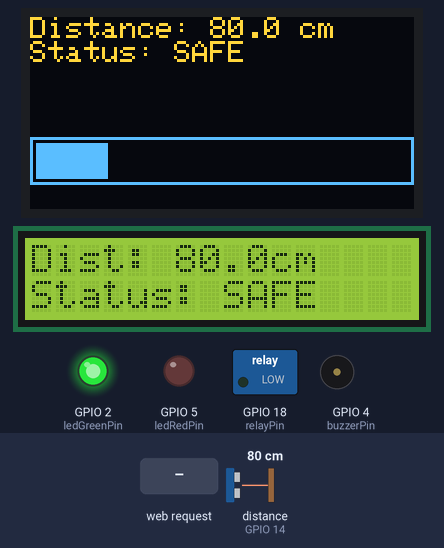
A sketch run on a simulated ESP32. Shown: 128×64 one-colour display, 16×2 character LCD, switched loads named in the sketch (green lamp = pin HIGH), output pins drawn as LEDs (lit = HIGH), buzzer (waves = sounding). Wiring (inferred from the names in the program): ultrasonic range finder: trigger GPIO 13; echo GPIO 14. The inputs (shaded band) are chosen by the test bench; at power-on: distance to the obstacle (sensor on GPIO 14) 80 cm. The echo pulse lasts 58.3 µs per cm; the OLED is the two-colour kind (top 16 rows yellow); WiFi joins after 1.5 s; servers stay silent unless stated; pins used as bus, display or sensor lines are not drawn; what the sketch prints to the serial monitor is not drawn.

Above: at 5.3 s.
5.4 s: distance to the obstacle (sensor on GPIO 14) set to 22 cm
At 6.2 s:
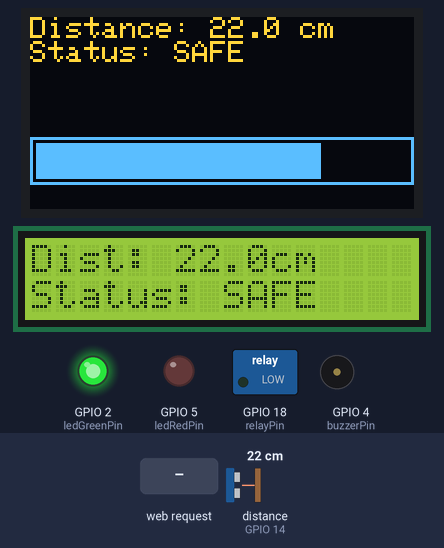
7.0 s: distance to the obstacle (sensor on GPIO 14) set to 18 cm
At 8.3 s:
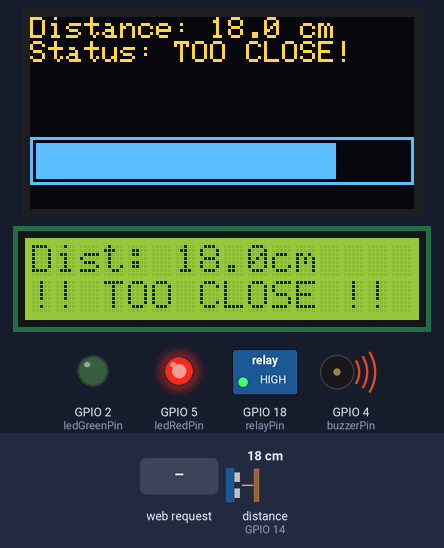
8.7 s: HTTP request GET /setThreshold?value=1 received
At 9.6 s:
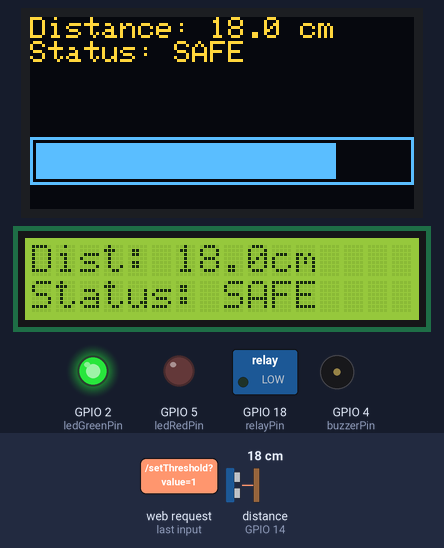
10.3 s: HTTP request GET /setThreshold?value=120 received
At 10.9 s:
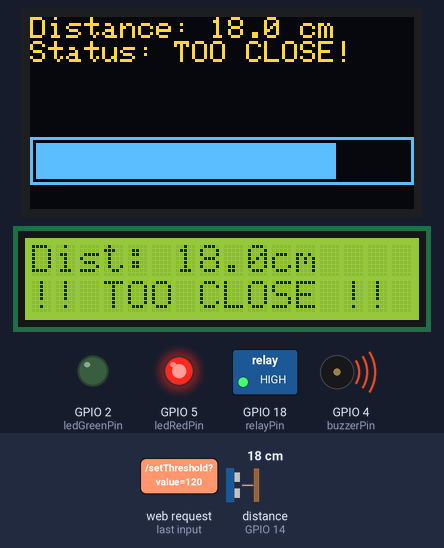
11.9 s: distance to the obstacle (sensor on GPIO 14) set to 2 cm
At 12.6 s:
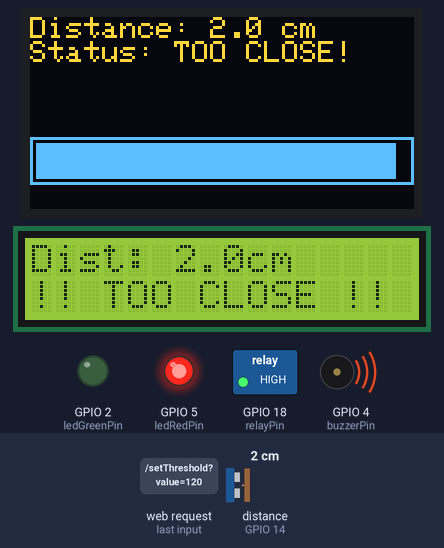
Timing chart, 0 to 14.4 s (numbered marks = the images above; inputs shaded):
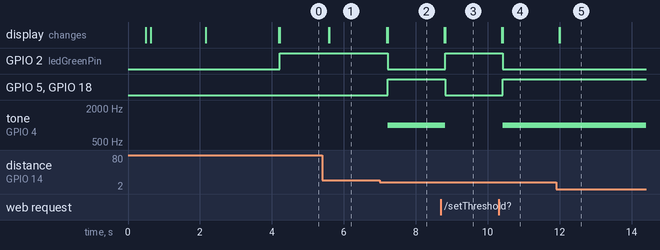

Measured:
- the behaviour switches between 21 and 20 cm on distance to the obstacle (sensor on GPIO 14) (found by bisection; images 1 and 2)
- after the input at 5.4 s, the display: first changes after 0.18 s (image 1 shows a later state)
- after the input at 7.0 s, GPIO 2 (ledGreenPin): HIGH → LOW after 0.21 s; GPIO 5 (ledRedPin), GPIO 18 (relayPin): LOW → HIGH after 0.21 s; tone on GPIO 4 (buzzerPin): silent → 1000 Hz after 0.21 s; the display: first changes after 0.19 s (image 2 shows a later state)
- after the input at 8.7 s, GPIO 2 (ledGreenPin): LOW → HIGH after 0.12 s; GPIO 5 (ledRedPin), GPIO 18 (relayPin): HIGH → LOW after 0.12 s; tone on GPIO 4 (buzzerPin): 1000 Hz → silent after 0.12 s; the display: first changes after 0.09 s (image 3 shows a later state)
- after the input at 10.3 s, GPIO 2 (ledGreenPin): HIGH → LOW after 0.12 s; GPIO 5 (ledRedPin), GPIO 18 (relayPin): LOW → HIGH after 0.12 s; tone on GPIO 4 (buzzerPin): silent → 1000 Hz after 0.12 s; the display: first changes after 0.09 s (image 4 shows a later state)
- after the input at 11.9 s, the display: first changes after 0.09 s (image 5 shows a later state)

The sketch:

sonar_web_monitor.ino
```cpp
 /*
  Sonar Distance Monitor + WiFi Web Server
  ------------------------------------------
  - HC-SR04 measures distance continuously
  - OLED shows distance + a bar graph
  - LCD shows SAFE / TOO CLOSE status text
  - Buzzer (low volume) + Red LED alert when too close
  - Green LED when distance is safe
  - Relay toggles together with the alert (e.g. could trigger a fan/light)
  - WiFi web page (radar style) shows live distance and lets you change
    the alert distance remotely

  Wiring:
    Sonar : VCC->5V, GND->GND, Trig->D13, Echo->D14
    Green LED : D2 (through 220ohm resistor to GND)
    Red LED   : D5 (through 220ohm resistor to GND)
    Buzzer    : D4 (positive), GND (negative)
    Relay IN  : D18
    OLED (I2C): VCC->3.3V, GND->GND, SDA->D21, SCL->D22  (addr 0x3C)
    LCD (I2C) : VCC->5V,   GND->GND, SDA->D21, SCL->D22  (addr 0x27)
      (OLED and LCD share the same SDA/SCL lines - different I2C address)

  Required Libraries:
    - Adafruit SSD1306, Adafruit GFX
    - LiquidCrystal I2C (by Frank de Brabander)
    - WiFi, WebServer (built into ESP32 core)
*/

#include <WiFi.h>
#include <WebServer.h>
#include <Wire.h>
#include <Adafruit_GFX.h>
#include <Adafruit_SSD1306.h>
#include <LiquidCrystal_I2C.h>

// ===== WiFi credentials =====
#include "secrets.h"   // Wi-Fi name/password live here (see secrets.example.h)
const char* ssid = SECRET_WIFI_SSID;
const char* password = SECRET_WIFI_PASS;

// ===== Pins =====
const int trigPin = 13;
const int echoPin = 14;
const int ledGreenPin = 2;
const int ledRedPin = 5;
const int buzzerPin = 4;
const int relayPin = 18;

// ===== Buzzer PWM =====
const int buzzerFreq = 5000;
const int buzzerResolution = 8;
const int buzzerVolume = 20;  // low volume

// ===== Displays =====
#define SCREEN_WIDTH 128
#define SCREEN_HEIGHT 64
Adafruit_SSD1306 display(SCREEN_WIDTH, SCREEN_HEIGHT, &Wire, -1);
LiquidCrystal_I2C lcd(0x27, 16, 2);

WebServer server(80);

// ===== State =====
float distanceCm = 0;
float safeDistance = 20.0;   // cm, adjustable from web page
bool tooClose = false;

unsigned long lastRead = 0;
const unsigned long readInterval = 200;  // read sonar every 200ms

// ---------- Read distance from HC-SR04 ----------
float readDistanceCm() {
  digitalWrite(trigPin, LOW);
  delayMicroseconds(2);
  digitalWrite(trigPin, HIGH);
  delayMicroseconds(10);
  digitalWrite(trigPin, LOW);

  long duration = pulseIn(echoPin, HIGH, 30000); // 30ms timeout (~5m range)
  if (duration == 0) return -1; // no echo received

  float distance = duration * 0.0343 / 2.0; // speed of sound = 343 m/s
  return distance;
}

// ---------- OLED: distance number + bar graph ----------
void updateOLED() {
  display.clearDisplay();
  display.setTextSize(1);
  display.setTextColor(WHITE);
  display.setCursor(0, 0);

  if (distanceCm < 0) {
    display.println("Distance: ---");
  } else {
    display.println("Distance: " + String(distanceCm, 1) + " cm");
  }
  display.println(tooClose ? "Status: TOO CLOSE!" : "Status: SAFE");

  // Bar graph: closer = longer bar, cap at 100cm for scale
  int barMax = 100;
  float d = (distanceCm < 0) ? barMax : distanceCm;
  if (d > barMax) d = barMax;
  int filled = map((int)(barMax - d), 0, barMax, 0, SCREEN_WIDTH - 4);

  display.drawRect(0, 40, SCREEN_WIDTH, 16, WHITE);
  display.fillRect(2, 42, filled, 12, WHITE);

  display.display();
}

// ---------- LCD: simple status text ----------
void updateLCD() {
  lcd.setCursor(0, 0);
  lcd.print("Dist: ");
  if (distanceCm < 0) {
    lcd.print("---   ");
  } else {
    lcd.print(String(distanceCm, 1) + "cm  ");
  }

  lcd.setCursor(0, 1);
  lcd.print(tooClose ? "!! TOO CLOSE !! " : "Status: SAFE    ");
}

// ---------- Alerts ----------
void updateAlerts() {
  if (tooClose) {
    digitalWrite(ledRedPin, HIGH);
    digitalWrite(ledGreenPin, LOW);
    digitalWrite(relayPin, HIGH);
    ledcWriteTone(buzzerPin, 1000);
    ledcWrite(buzzerPin, buzzerVolume);
  } else {
    digitalWrite(ledRedPin, LOW);
    digitalWrite(ledGreenPin, HIGH);
    digitalWrite(relayPin, LOW);
    ledcWrite(buzzerPin, 0);
  }
}

// ---------- Web page (radar style) ----------
const char INDEX_HTML[] PROGMEM = R"rawliteral(
<!DOCTYPE html>
<html>
<head>
<meta name="viewport" content="width=device-width, initial-scale=1">
<title>Sonar Radar</title>
<style>
  body{margin:0;background:#020a03;color:#39ff6a;font-family:"Courier New",monospace;text-align:center;padding:16px;}
  h1{font-size:20px;letter-spacing:4px;margin:6px 0 10px;text-shadow:0 0 8px #39ff6a;}
  canvas{background:#031208;border:2px solid #1c7a35;border-radius:50%;max-width:92vw;box-shadow:0 0 25px #0b4d1c inset,0 0 18px #0b4d1c;}
  #dist{font-size:44px;margin-top:10px;text-shadow:0 0 10px #39ff6a;}
  #status{font-size:20px;letter-spacing:3px;margin-top:4px;}
  .danger{color:#ff4d4d;text-shadow:0 0 10px #ff4d4d;}
  .panel{margin:16px auto 0;max-width:320px;border:1px solid #1c7a35;border-radius:10px;padding:12px;}
  input{width:80px;padding:6px;background:#031208;color:#39ff6a;border:1px solid #39ff6a;border-radius:6px;text-align:center;font-family:inherit;font-size:16px;}
  button{margin-left:8px;padding:7px 16px;background:#39ff6a;color:#031208;border:none;border-radius:6px;font-family:inherit;font-weight:bold;cursor:pointer;}
</style>
</head>
<body>
<h1>SONAR RADAR</h1>
<canvas id="radar" width="320" height="320"></canvas>
<div id="dist">-- cm</div>
<div id="status">SCANNING</div>
<div class="panel">
  ALERT DISTANCE (cm)<br><br>
  <input type="number" id="thresholdInput" value="20">
  <button onclick="updateThreshold()">SET</button>
</div>

<script>
var cv = document.getElementById('radar'), ctx = cv.getContext('2d');
var cx = 160, cy = 160, R = 150, MAXD = 100;
var angle = 0, dist = -1, tooClose = false, threshold = 20;

function draw(){
  ctx.clearRect(0,0,320,320);

  // rings
  ctx.strokeStyle = '#1c7a35'; ctx.lineWidth = 1;
  for (var i=1;i<=4;i++){ ctx.beginPath(); ctx.arc(cx,cy,R*i/4,0,Math.PI*2); ctx.stroke(); }
  ctx.beginPath(); ctx.moveTo(cx-R,cy); ctx.lineTo(cx+R,cy); ctx.moveTo(cx,cy-R); ctx.lineTo(cx,cy+R); ctx.stroke();

  // alert-distance ring
  var tr = R * Math.min(threshold, MAXD) / MAXD;
  ctx.strokeStyle = '#ff4d4d'; ctx.setLineDash([5,5]);
  ctx.beginPath(); ctx.arc(cx,cy,tr,0,Math.PI*2); ctx.stroke(); ctx.setLineDash([]);

  // sweep (fading trail)
  for (var k=0;k<40;k++){
    var a = angle - k*0.03;
    ctx.strokeStyle = 'rgba(57,255,106,' + (0.5 - k*0.0125) + ')';
    ctx.lineWidth = 2;
    ctx.beginPath(); ctx.moveTo(cx,cy);
    ctx.lineTo(cx + R*Math.cos(a), cy + R*Math.sin(a)); ctx.stroke();
  }

  // blip (fixed direction: straight up, the sensor only measures distance)
  if (dist > 0){
    var r = R * Math.min(dist, MAXD) / MAXD;
    var bx = cx, by = cy - r;
    ctx.fillStyle = tooClose ? '#ff4d4d' : '#39ff6a';
    ctx.shadowColor = ctx.fillStyle; ctx.shadowBlur = 14;
    ctx.beginPath(); ctx.arc(bx,by,7,0,Math.PI*2); ctx.fill();
    ctx.shadowBlur = 0;
  }

  angle += 0.04;
  requestAnimationFrame(draw);
}
draw();

function refreshData(){
  fetch('/data').then(function(r){return r.json();}).then(function(d){
    dist = d.distance; tooClose = d.tooClose; threshold = d.threshold;
    document.getElementById('dist').innerText = d.distance > 0 ? d.distance.toFixed(1) + ' cm' : '-- cm';
    var st = document.getElementById('status');
    st.innerText = d.tooClose ? '!! TARGET TOO CLOSE !!' : 'AREA CLEAR';
    st.className = d.tooClose ? 'danger' : '';
    var inp = document.getElementById('thresholdInput');
    if (document.activeElement !== inp) inp.value = d.threshold;
  }).catch(function(){});
}
function updateThreshold(){
  var v = document.getElementById('thresholdInput').value;
  fetch('/setThreshold?value=' + v);
}
setInterval(refreshData, 500);
refreshData();
</script>
</body>
</html>
)rawliteral";

void handleRoot() {
  server.send_P(200, "text/html", INDEX_HTML);
}

// Returns live readings as JSON, used by the page's JS polling - does not reload the page
void handleData() {
  String json = "{";
  json += "\"distance\":" + String(distanceCm, 1) + ",";
  json += "\"tooClose\":" + String(tooClose ? "true" : "false") + ",";
  json += "\"threshold\":" + String((int)safeDistance);
  json += "}";
  server.send(200, "application/json", json);
}

void handleSetThreshold() {
  if (server.hasArg("value")) {
    safeDistance = server.arg("value").toFloat();
  }
  server.send(200, "text/plain", "OK");
}

void setup() {
  Serial.begin(115200);
  delay(500);

  pinMode(trigPin, OUTPUT);
  pinMode(echoPin, INPUT);
  pinMode(ledGreenPin, OUTPUT);
  pinMode(ledRedPin, OUTPUT);
  pinMode(relayPin, OUTPUT);
  ledcAttach(buzzerPin, buzzerFreq, buzzerResolution);

  digitalWrite(ledGreenPin, LOW);
  digitalWrite(ledRedPin, LOW);
  digitalWrite(relayPin, LOW);

  // OLED
  if (!display.begin(SSD1306_SWITCHCAPVCC, 0x3C)) {
    Serial.println(F("SSD1306 allocation failed"));
    for (;;);
  }
  display.clearDisplay();
  display.display();

  // LCD
  lcd.init();
  lcd.backlight();
  lcd.setCursor(0, 0);
  lcd.print("Connecting WiFi");

  // WiFi
  WiFi.begin(ssid, password);
  Serial.print("Connecting to WiFi");
  while (WiFi.status() != WL_CONNECTED) {
    delay(300);
    Serial.print(".");
  }
  Serial.println();
  Serial.print("IP address: ");
  Serial.println(WiFi.localIP());

  lcd.clear();
  lcd.setCursor(0, 0);
  lcd.print("IP:");
  lcd.setCursor(0, 1);
  lcd.print(WiFi.localIP().toString());
  delay(2000);

  server.on("/", handleRoot);
  server.on("/data", handleData);
  server.on("/setThreshold", handleSetThreshold);
  server.begin();
}

void loop() {
  server.handleClient();

  unsigned long now = millis();
  if (now - lastRead >= readInterval) {
    lastRead = now;

    float d = readDistanceCm();
    if (d > 0) distanceCm = d;

    tooClose = (distanceCm > 0 && distanceCm < safeDistance);

    updateOLED();
    updateLCD();
    updateAlerts();

    Serial.print("Distance: ");
    Serial.print(distanceCm);
    Serial.print(" cm | Threshold: ");
    Serial.print(safeDistance);
    Serial.println(tooClose ? " | TOO CLOSE" : " | SAFE");
  }
}
```

secrets.example.h
```cpp
// Copy this file to "secrets.h" in the same folder and fill in your own values.
// secrets.h is listed in .gitignore, so your passwords never reach GitHub.
#pragma once
#define SECRET_WIFI_SSID "your-wifi-name"
#define SECRET_WIFI_PASS "your-wifi-password"
```
